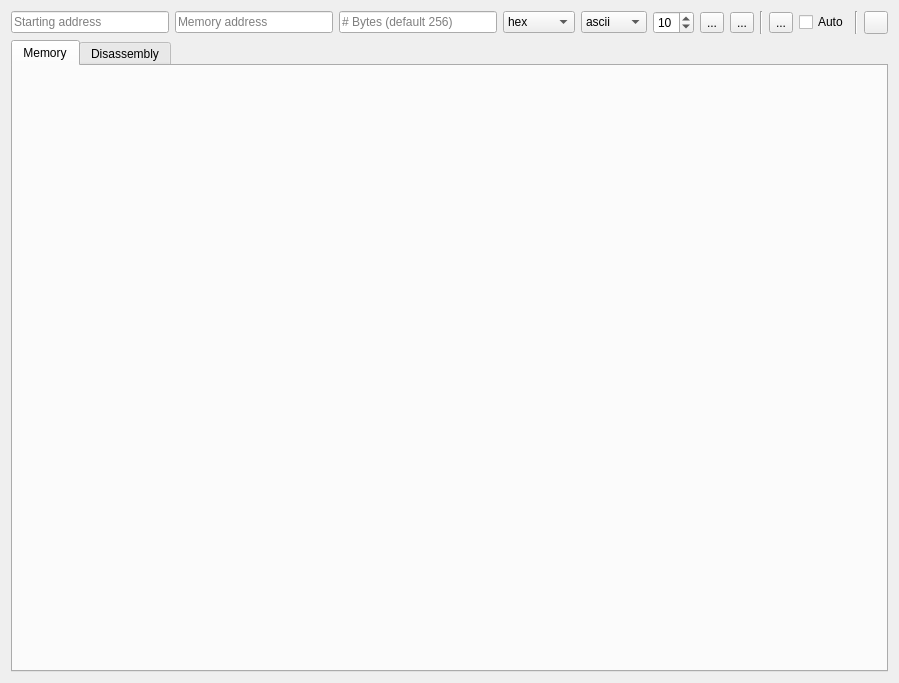
<?xml version="1.0" encoding="UTF-8"?>
<ui version="4.0">
 <class>SeerMemoryVisualizerWidgetForm</class>
 <widget class="QWidget" name="SeerMemoryVisualizerWidgetForm">
  <property name="geometry">
   <rect>
    <x>0</x>
    <y>0</y>
    <width>899</width>
    <height>683</height>
   </rect>
  </property>
  <property name="windowTitle">
   <string>Form</string>
  </property>
  <layout class="QGridLayout" name="gridLayout">
   <item row="0" column="0">
    <layout class="QHBoxLayout" name="horizontalLayout">
     <item>
      <widget class="QHistoryLineEdit" name="variableNameLineEdit">
       <property name="toolTip">
        <string>Variable expression resulting in an address.</string>
       </property>
       <property name="placeholderText">
        <string>Starting address</string>
       </property>
       <property name="clearButtonEnabled">
        <bool>true</bool>
       </property>
      </widget>
     </item>
     <item>
      <widget class="QLineEdit" name="variableAddressLineEdit">
       <property name="toolTip">
        <string>Memory address.</string>
       </property>
       <property name="readOnly">
        <bool>true</bool>
       </property>
       <property name="placeholderText">
        <string>Memory address</string>
       </property>
      </widget>
     </item>
     <item>
      <widget class="QHistoryLineEdit" name="memoryLengthLineEdit">
       <property name="toolTip">
        <string>Number of bytes to display.</string>
       </property>
       <property name="inputMask">
        <string/>
       </property>
       <property name="placeholderText">
        <string># Bytes (default 256)</string>
       </property>
       <property name="clearButtonEnabled">
        <bool>true</bool>
       </property>
      </widget>
     </item>
     <item>
      <widget class="QComboBox" name="memoryDisplayFormatComboBox">
       <property name="toolTip">
        <string>Memory display format.</string>
       </property>
       <item>
        <property name="text">
         <string>hex</string>
        </property>
       </item>
       <item>
        <property name="text">
         <string>octal</string>
        </property>
       </item>
       <item>
        <property name="text">
         <string>binary</string>
        </property>
       </item>
       <item>
        <property name="text">
         <string>decimal</string>
        </property>
       </item>
      </widget>
     </item>
     <item>
      <widget class="QComboBox" name="charDisplayFormatComboBox">
       <property name="toolTip">
        <string>Character display format.</string>
       </property>
       <item>
        <property name="text">
         <string>ascii</string>
        </property>
       </item>
       <item>
        <property name="text">
         <string>ebcdic</string>
        </property>
       </item>
      </widget>
     </item>
     <item>
      <widget class="QSpinBox" name="columnCountSpinBox">
       <property name="toolTip">
        <string>Number of columns in display.</string>
       </property>
       <property name="minimum">
        <number>1</number>
       </property>
       <property name="value">
        <number>10</number>
       </property>
      </widget>
     </item>
     <item>
      <widget class="QToolButton" name="printToolButton">
       <property name="toolTip">
        <string>Print the display.</string>
       </property>
       <property name="text">
        <string>...</string>
       </property>
       <property name="icon">
        <iconset resource="resource.qrc">
         <normaloff>:/seer/resources/RelaxLightIcons/document-print.svg</normaloff>:/seer/resources/RelaxLightIcons/document-print.svg</iconset>
       </property>
      </widget>
     </item>
     <item>
      <widget class="QToolButton" name="saveToolButton">
       <property name="toolTip">
        <string>Save the display to a file.</string>
       </property>
       <property name="text">
        <string>...</string>
       </property>
       <property name="icon">
        <iconset resource="resource.qrc">
         <normaloff>:/seer/resources/RelaxLightIcons/document-save-as.svg</normaloff>:/seer/resources/RelaxLightIcons/document-save-as.svg</iconset>
       </property>
      </widget>
     </item>
     <item>
      <widget class="Line" name="line_1">
       <property name="orientation">
        <enum>Qt::Vertical</enum>
       </property>
      </widget>
     </item>
     <item>
      <widget class="QToolButton" name="refreshToolButton">
       <property name="toolTip">
        <string>Refresh the display.</string>
       </property>
       <property name="text">
        <string>...</string>
       </property>
       <property name="icon">
        <iconset resource="resource.qrc">
         <normaloff>:/seer/resources/RelaxLightIcons/view-refresh.svg</normaloff>:/seer/resources/RelaxLightIcons/view-refresh.svg</iconset>
       </property>
      </widget>
     </item>
     <item>
      <widget class="QCheckBox" name="autoRefreshCheckBox">
       <property name="toolTip">
        <string>Automatically refresh after each stopping point.</string>
       </property>
       <property name="text">
        <string>Auto</string>
       </property>
      </widget>
     </item>
     <item>
      <widget class="Line" name="line_2">
       <property name="orientation">
        <enum>Qt::Vertical</enum>
       </property>
      </widget>
     </item>
     <item>
      <widget class="QToolButton" name="helpToolButton">
       <property name="toolTip">
        <string>Help on Memory Visualizer</string>
       </property>
       <property name="text">
        <string/>
       </property>
       <property name="icon">
        <iconset resource="resource.qrc">
         <normaloff>:/seer/resources/RelaxLightIcons/help-about.svg</normaloff>:/seer/resources/RelaxLightIcons/help-about.svg</iconset>
       </property>
      </widget>
     </item>
    </layout>
   </item>
   <item row="1" column="0">
    <widget class="QTabWidget" name="tabWidget">
     <property name="currentIndex">
      <number>0</number>
     </property>
     <widget class="QWidget" name="hex_tab">
      <attribute name="title">
       <string>Memory</string>
      </attribute>
      <layout class="QGridLayout" name="gridLayout_1">
       <item row="0" column="0">
        <widget class="SeerHexWidget" name="memoryHexEditor" native="true">
         <property name="sizePolicy">
          <sizepolicy hsizetype="Preferred" vsizetype="Preferred">
           <horstretch>0</horstretch>
           <verstretch>100</verstretch>
          </sizepolicy>
         </property>
        </widget>
       </item>
      </layout>
     </widget>
     <widget class="QWidget" name="asm_tab">
      <attribute name="title">
       <string>Disassembly</string>
      </attribute>
      <layout class="QGridLayout" name="gridLayout_2">
       <item row="0" column="0">
        <widget class="SeerAsmWidget" name="memoryAsmEditor" native="true">
         <property name="sizePolicy">
          <sizepolicy hsizetype="Preferred" vsizetype="Preferred">
           <horstretch>0</horstretch>
           <verstretch>100</verstretch>
          </sizepolicy>
         </property>
        </widget>
       </item>
      </layout>
     </widget>
    </widget>
   </item>
  </layout>
 </widget>
 <customwidgets>
  <customwidget>
   <class>SeerHexWidget</class>
   <extends>QWidget</extends>
   <header location="global">SeerHexWidget.h</header>
   <container>1</container>
  </customwidget>
  <customwidget>
   <class>SeerAsmWidget</class>
   <extends>QWidget</extends>
   <header location="global">SeerAsmWidget.h</header>
   <container>1</container>
  </customwidget>
  <customwidget>
   <class>QHistoryLineEdit</class>
   <extends>QLineEdit</extends>
   <header location="global">QHistoryLineEdit.h</header>
  </customwidget>
 </customwidgets>
 <resources>
  <include location="resource.qrc"/>
 </resources>
 <connections/>
</ui>
